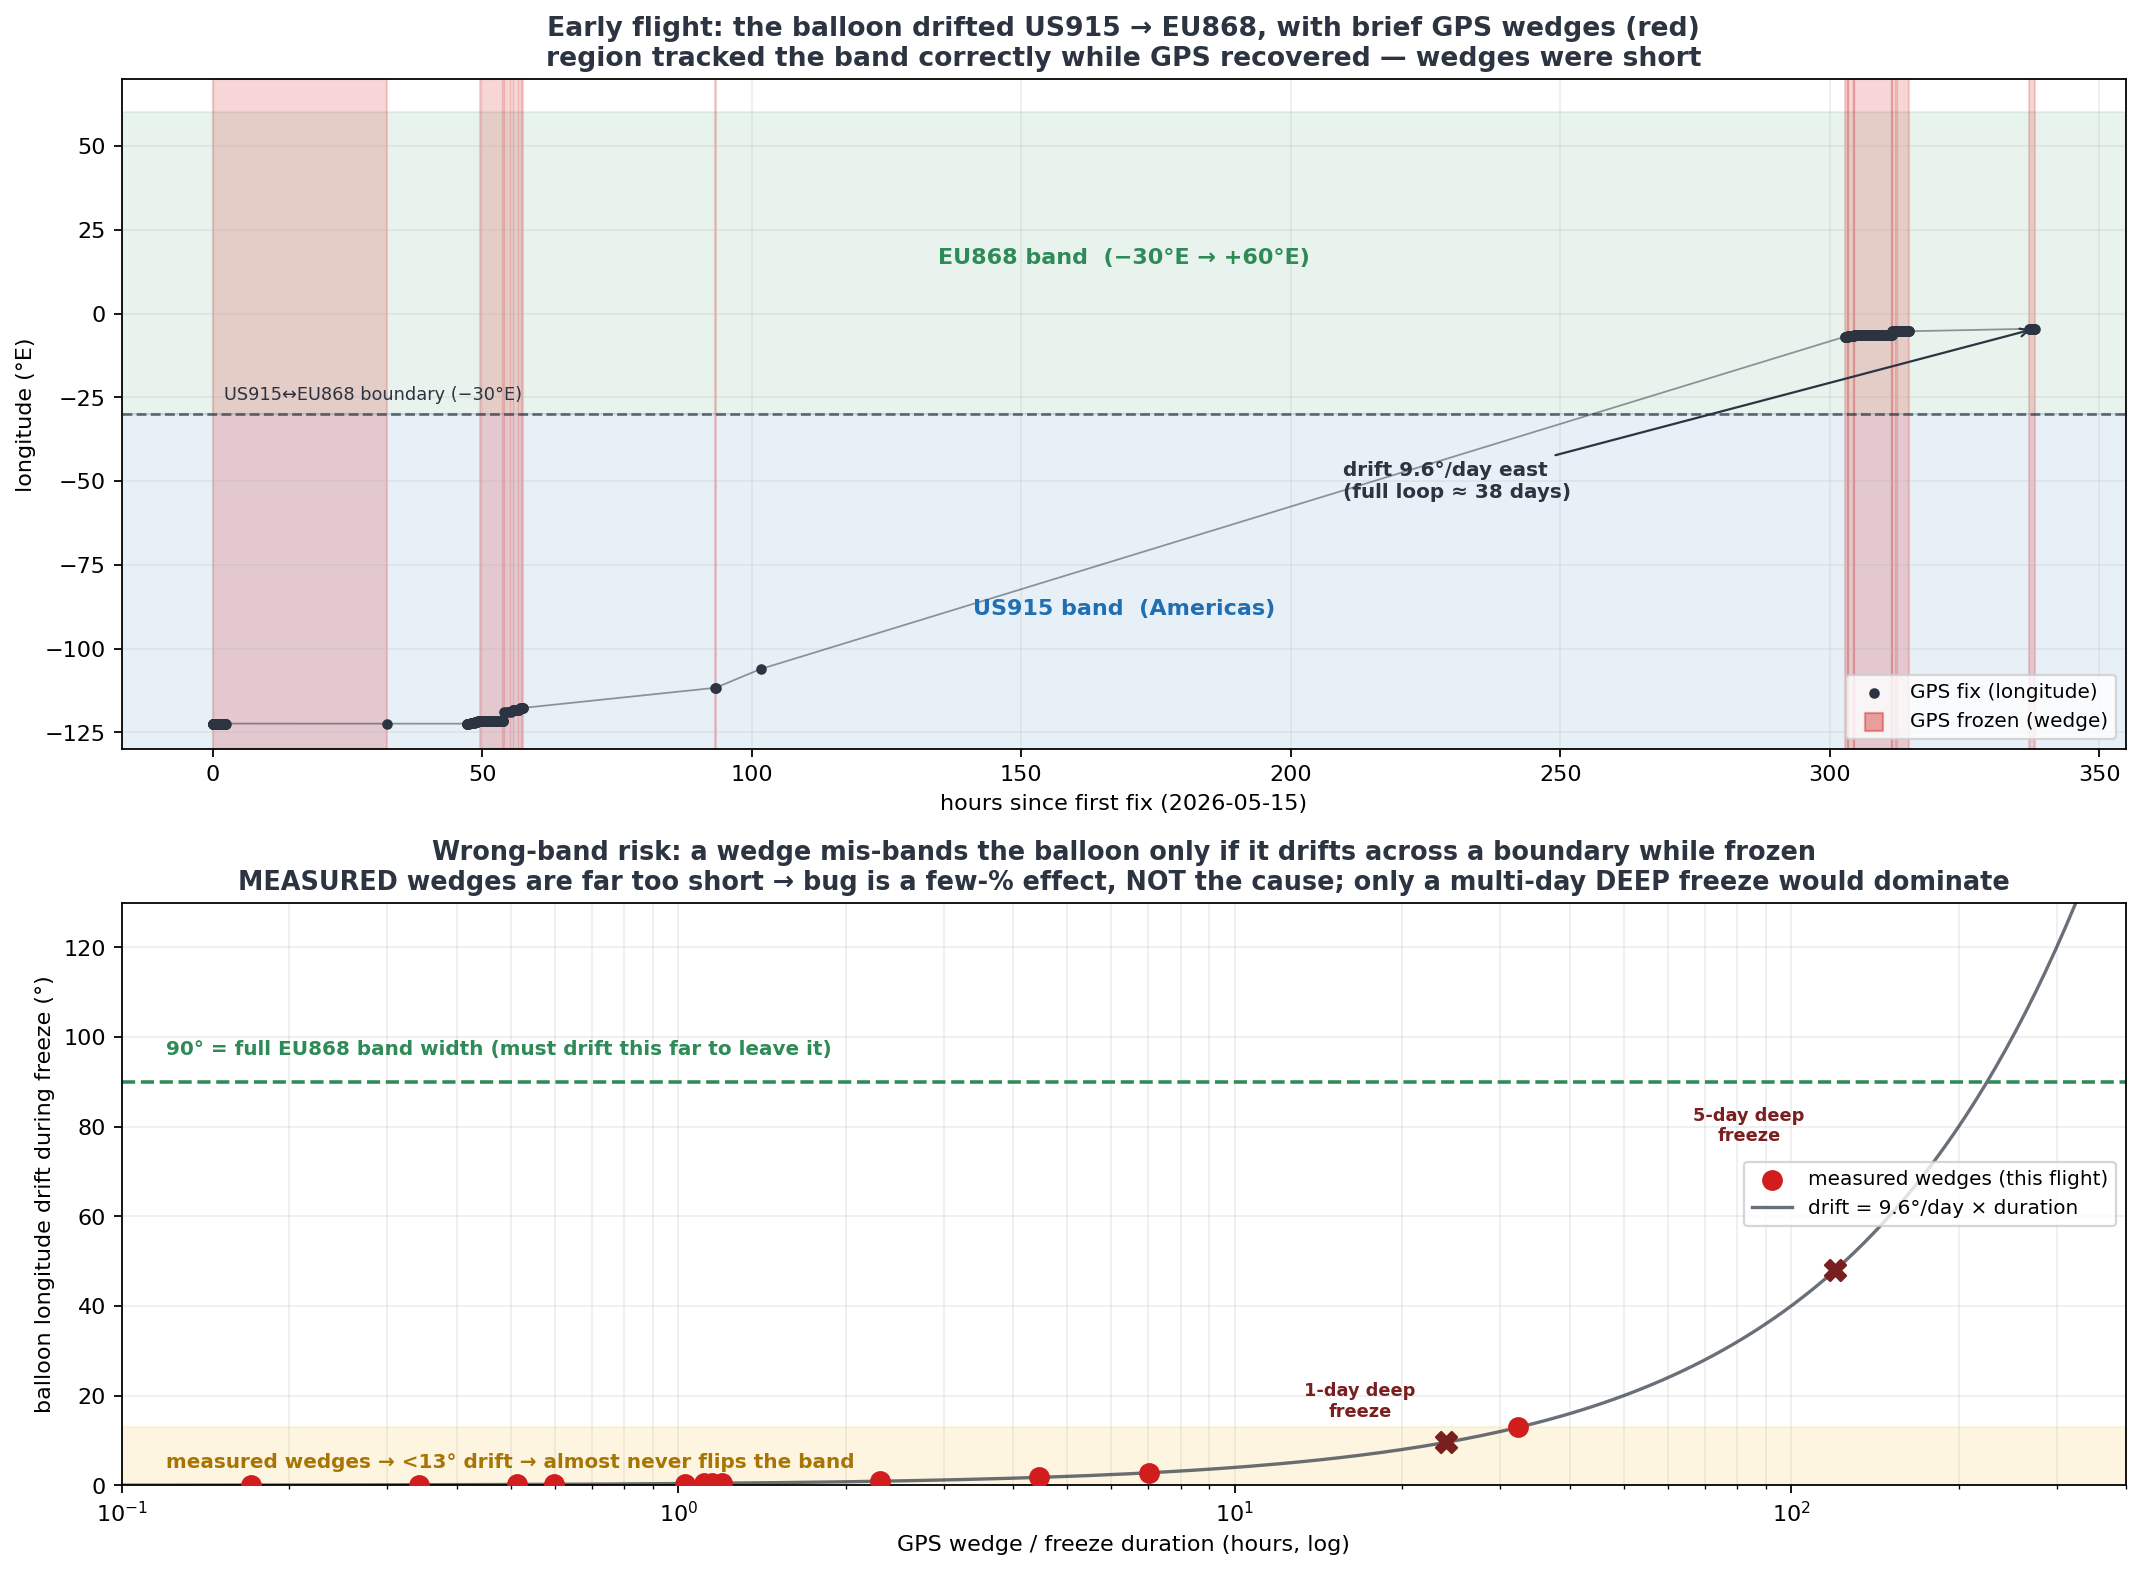

Python code for this plot:
#!/usr/bin/env python3
"""Testing the geofence-bug hypothesis with EARLY flight data.

Hypothesis (Teddy): the stale-GPS bug freezes the region, so the balloon transmits on the
wrong LoRaWAN band for where it actually is, missing pings.

Measured from the flight (Supabase telemetry, fresh GPS fixes):
  * eastward drift = 9.6 deg/day (35 km/h) -> a full 360 deg loop takes ~38 days, so by the
    06-24 ping (26 d after Spain) it is NOT a clean circumnavigation.
  * GPS wedges: 12 frozen runs, mostly ~1 h, longest 32 h.
  * region bands are WIDE: EU868 spans 90 deg of longitude (-30..+60E).

Model: a wedge only flips the band if the balloon drifts across a boundary while frozen.
At 9.6 deg/day even the 32 h wedge drifts only ~13 deg << the 90 deg band, so under the
MEASURED cycle the bug mis-bands the balloon only a few % of the time -> it is NOT the
primary cause of the silence (the gateway desert + oceans are). The bug would dominate ONLY
in a multi-day DEEP freeze (no GPS recovery), which we cannot rule out over the silent leg.

Run: analysis/.venv/bin/python analysis/visualization/wedge_wrongband.py
"""
from __future__ import annotations
from pathlib import Path
import os, requests, datetime as dt
import numpy as np
import matplotlib
matplotlib.use("Agg")
import matplotlib.pyplot as plt

HERE = Path(__file__).resolve().parent
BLU, GRN, RED, YEL, INK, FAINT = "#1f6fb2", "#2e8b57", "#d11d1d", "#f4b400", "#2b3440", "#9aa6b4"
SB, K = os.environ["SUPABASE_URL"], os.environ["SBKEY"]; H = {"apikey": K, "Authorization": f"Bearer {K}"}
rows = []
for dev in ["stratolink-3", "stratolink-3-eu"]:
    off = 0
    while True:
        r = requests.get(f"{SB}/rest/v1/telemetry", params={"device_id": f"eq.{dev}", "select": "time,lat,lon,gps_satellites", "order": "time.asc", "limit": 1000, "offset": off}, headers=H, timeout=40); r.raise_for_status()
        b = r.json(); rows += b
        if len(b) < 1000: break
        off += 1000
def P(t): return dt.datetime.fromisoformat(t.replace("Z", "+00:00"))
ups = sorted([(P(x["time"]), x["lat"], x["lon"]) for x in rows], key=lambda z: z[0])
posups = [(t, la, lo) for (t, la, lo) in ups if la is not None and not (la == 0 and lo == 0) and abs(la) <= 90]
t0 = posups[0][0]
def hrs(t): return (t - t0).total_seconds() / 3600
fr = [(hrs(t), la, lo) for (t, la, lo) in posups]

# wedge runs (frozen position)
def moved(a, b): return abs(a[1]-b[1]) > 0.002 or abs(a[2]-b[2]) > 0.002
runs = []; i = 0
while i < len(posups)-1:
    j = i
    while j+1 < len(posups) and not moved(posups[j+1], posups[i]): j += 1
    if j > i: runs.append((hrs(posups[i][0]), (posups[j][0]-posups[i][0]).total_seconds()/3600))
    i = j+1
V = 9.6  # deg/day measured drift

fig, (axA, axB) = plt.subplots(2, 1, figsize=(13.5, 10), gridspec_kw={"height_ratios": [1.15, 1]})

# ---- Panel A: longitude vs time, region bands, wedges ----
T = np.array([h for h, _, _ in fr]); LO = np.array([lo for _, _, lo in fr])
axA.axhspan(-180, -30, color=BLU, alpha=0.10); axA.axhspan(-30, 60, color=GRN, alpha=0.10)
axA.axhline(-30, color=INK, lw=1.2, ls="--", alpha=0.7)
axA.text(T.max()*0.5, -90, "US915 band  (Americas)", color=BLU, fontsize=10, fontweight="bold", ha="center")
axA.text(T.max()*0.5, 15, "EU868 band  (−30°E → +60°E)", color=GRN, fontsize=10, fontweight="bold", ha="center")
axA.text(2, -27, "US915↔EU868 boundary (−30°E)", color=INK, fontsize=8, va="bottom")
axA.plot(T, LO, "-", color=INK, lw=0.8, alpha=0.5, zorder=2)
axA.scatter(T, LO, s=14, color=INK, zorder=3, label="GPS fix (longitude)")
for h0, d in runs:
    axA.axvspan(h0, h0+d, color=RED, alpha=0.18, zorder=1)
axA.scatter([], [], color=RED, alpha=0.4, marker="s", s=60, label="GPS frozen (wedge)")
axA.annotate(f"drift {V:.1f}°/day east\n(full loop ≈ 38 days)", xy=(T[-1], LO[-1]), xytext=(T[-1]*0.62, -55),
             fontsize=9, color=INK, fontweight="bold", arrowprops=dict(arrowstyle="->", color=INK))
axA.set_ylim(-130, 70); axA.set_xlabel("hours since first fix (2026-05-15)", fontsize=10); axA.set_ylabel("longitude (°E)", fontsize=10)
axA.set_title("Early flight: the balloon drifted US915 → EU868, with brief GPS wedges (red)\n"
              "region tracked the band correctly while GPS recovered — wedges were short", fontsize=12, fontweight="bold", color=INK)
axA.legend(loc="lower right", fontsize=9); axA.grid(alpha=0.2)

# ---- Panel B: wedge duration → band-flip risk ----
wd = np.array([d for _, d in runs])
axB.scatter(wd, V*wd/24, s=70, color=RED, zorder=4, label="measured wedges (this flight)")
xx = np.logspace(np.log10(0.1), np.log10(400), 200)
axB.plot(xx, V*xx/24, color=INK, lw=1.5, alpha=0.7, label=f"drift = {V:.1f}°/day × duration")
axB.axhline(90, color=GRN, lw=1.6, ls="--"); axB.text(0.12, 96, "90° = full EU868 band width (must drift this far to leave it)", color=GRN, fontsize=9, fontweight="bold")
axB.axhspan(0, 13, color=YEL, alpha=0.12); axB.text(0.12, 4, "measured wedges → <13° drift → almost never flips the band", color="#a87503", fontsize=9, fontweight="bold")
for Tf, lab in [(24, "1-day deep\nfreeze"), (120, "5-day deep\nfreeze")]:
    axB.scatter([Tf], [V*Tf/24], s=90, marker="X", color="#7a1f1f", zorder=5)
    axB.annotate(lab, xy=(Tf, V*Tf/24), xytext=(Tf*0.7, V*Tf/24*1.6), fontsize=8, color="#7a1f1f", fontweight="bold", ha="center")
axB.set_xscale("log"); axB.set_xlim(0.1, 400); axB.set_ylim(0, 130)
axB.set_xlabel("GPS wedge / freeze duration (hours, log)", fontsize=10); axB.set_ylabel("balloon longitude drift during freeze (°)", fontsize=10)
axB.set_title("Wrong-band risk: a wedge mis-bands the balloon only if it drifts across a boundary while frozen\n"
              "MEASURED wedges are far too short → bug is a few-% effect, NOT the cause; only a multi-day DEEP freeze would dominate",
              fontsize=11.5, fontweight="bold", color=INK)
axB.legend(loc="center right", fontsize=9); axB.grid(alpha=0.2, which="both")
fig.tight_layout()
fig.savefig(HERE / "wedge_wrongband.png", dpi=160, bbox_inches="tight")
print("wrote wedge_wrongband.png  | wedges:", len(runs), " longest:", round(max(d for _,d in runs),1), "h")
